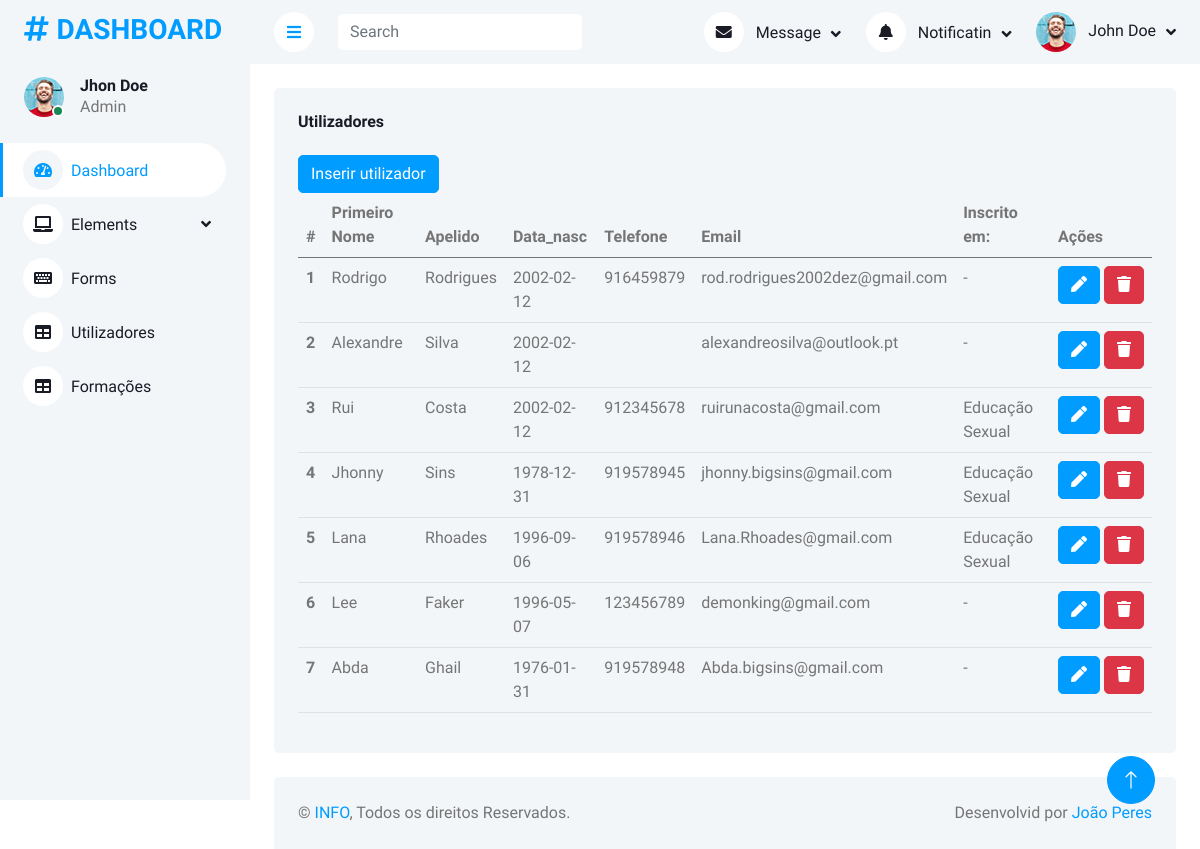
Page /admin/users.php on the earlier database version.
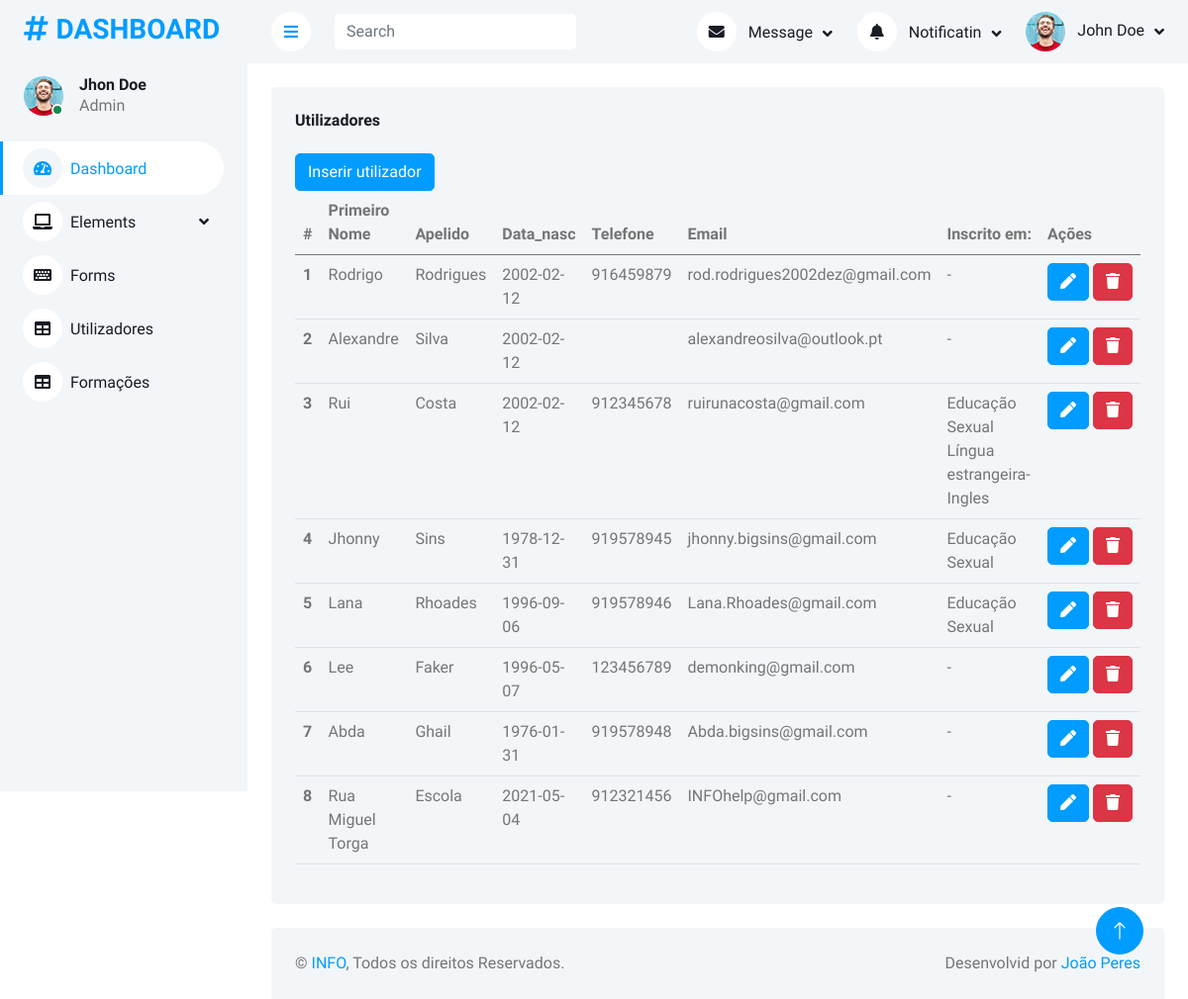
Same page on the later database version.
### tables this page shows
CREATE TABLE IF NOT EXISTS `utilizador` (
  `id_utilizador` int(11) NOT NULL AUTO_INCREMENT,
  `primeiro_nome` varchar(60) NOT NULL,
  `apelido` varchar(60) NOT NULL,
  `data_nasc` date DEFAULT NULL,
  `telefone` char(9) DEFAULT NULL,
  `email` varchar(100) NOT NULL,
  `pass` varchar(255) NOT NULL,
  `genero` enum('Masculino','Feminino','Indefenido') DEFAULT NULL,
  `perfil` enum('formando','admin') DEFAULT 'formando',
  PRIMARY KEY (`id_utilizador`),
  UNIQUE KEY `email` (`email`)
);

### admin/users.php (the view, shortened to what the changed rows need)
<?php
include "../connection.php";
$query = "SELECT id_utilizador,primeiro_nome,apelido,data_nasc,telefone,email FROM utilizador";
$result = $conn->query($query);
?>
<!DOCTYPE html>
<html lang="en">
<head>
  <link href="https://cdnjs.cloudflare.com/ajax/libs/font-awesome/5.10.0/css/all.min.css" rel="stylesheet" />
  <link href="https://cdn.jsdelivr.net/npm/bootstrap-icons@1.4.1/font/bootstrap-icons.css" rel="stylesheet" />
  <link href="lib/owlcarousel/assets/owl.carousel.min.css" rel="stylesheet" />
  <link href="lib/tempusdominus/css/tempusdominus-bootstrap-4.min.css" rel="stylesheet" />
  <link href="css/bootstrap.min.css" rel="stylesheet" />
  <link href="css/style.css" rel="stylesheet" />
</head>
<body>
  <div class="container-xxl position-relative bg-white d-flex p-0">
    <div class="content">
      <div class="container-fluid pt-4 px-4">
        <div class="row g-4">
          <div class="col-12">
            <div class="bg-light rounded h-100 p-4">
              <div class="table-responsive">
                <table class="table">
                  <thead>
                    <tr>
                      <th scope="col">#</th>
                      <th scope="col">Primeiro Nome</th>
                      <th scope="col">Apelido</th>
                      <th scope="col">Data_nasc</th>
                      <th scope="col">Telefone</th>
                      <th scope="col">Email</th>
                      <th scope="col">Inscrito em:</th>
                      <th scope="col">Ações</th>
                    </tr>
                  </thead>
                  <tbody>
                    <?php
                    if ($result->num_rows > 0) {
                      while ($row = $result->fetch_assoc()) { ?>
                        <tr>
                          <th scope="row"><?= $row['id_utilizador'] ?></th>
                          <td><?= $row['primeiro_nome'] ?></td>
                          <td><?= $row['apelido'] ?></td>
                          <td><?= $row['data_nasc'] ?></td>
                          <td><?= $row['telefone'] ?></td>
                          <td><?= $row['email'] ?></td>
                          <td><?php
                              $query = "SELECT nome FROM lista_inscritos where id_utilizador=" . $row['id_utilizador'];
                              $result2 = $conn->query($query);
                              if ($result2->num_rows > 0) {
                                while ($row = $result2->fetch_assoc()) {
                                  echo ($row['nome'] . '<br>');
                                }
                              } else {
                                echo "-";
                              }
                              ?></td>
                          <td class="text-center" nowrap>
                            <a class="btn btn-primary btn-xs" href="../update_users.php?id_utilizador=<?= $row['id_utilizador'] ?>"><span class="glyphicon glyphicon-edit"></span>
                              <i class="fa fa-pen"></i></a>
                            <form action="../delete_users.php" class="d-inline" method="Post" onsubmit="return confirm('Tens a certeza que queres apagar');">
                              <button class="btn btn-danger btn-xs"><span class="glyphicon glyphicon-remove"></span>
                              <i class="fa fa-trash"></i></button>
                            </form>
                          </td>
                        </tr>
                    <?php    }
                    } else {
                      echo " 0 resultados";
                    }
                    ?>
                </table>
              </div>
            </div>
          </div>
        </div>
      </div>
    </div>
  </div>
</body>
</html>

Differences in the rows shown:
added utilizador: id_utilizador "8", primeiro_nome "Rua Miguel Torga", apelido "Escola", data_nasc "2021-05-04", telefone "912321456", email "INFOhelp@gmail.com"
Other differences:
new list line: "Língua estrangeira-Ingles"
